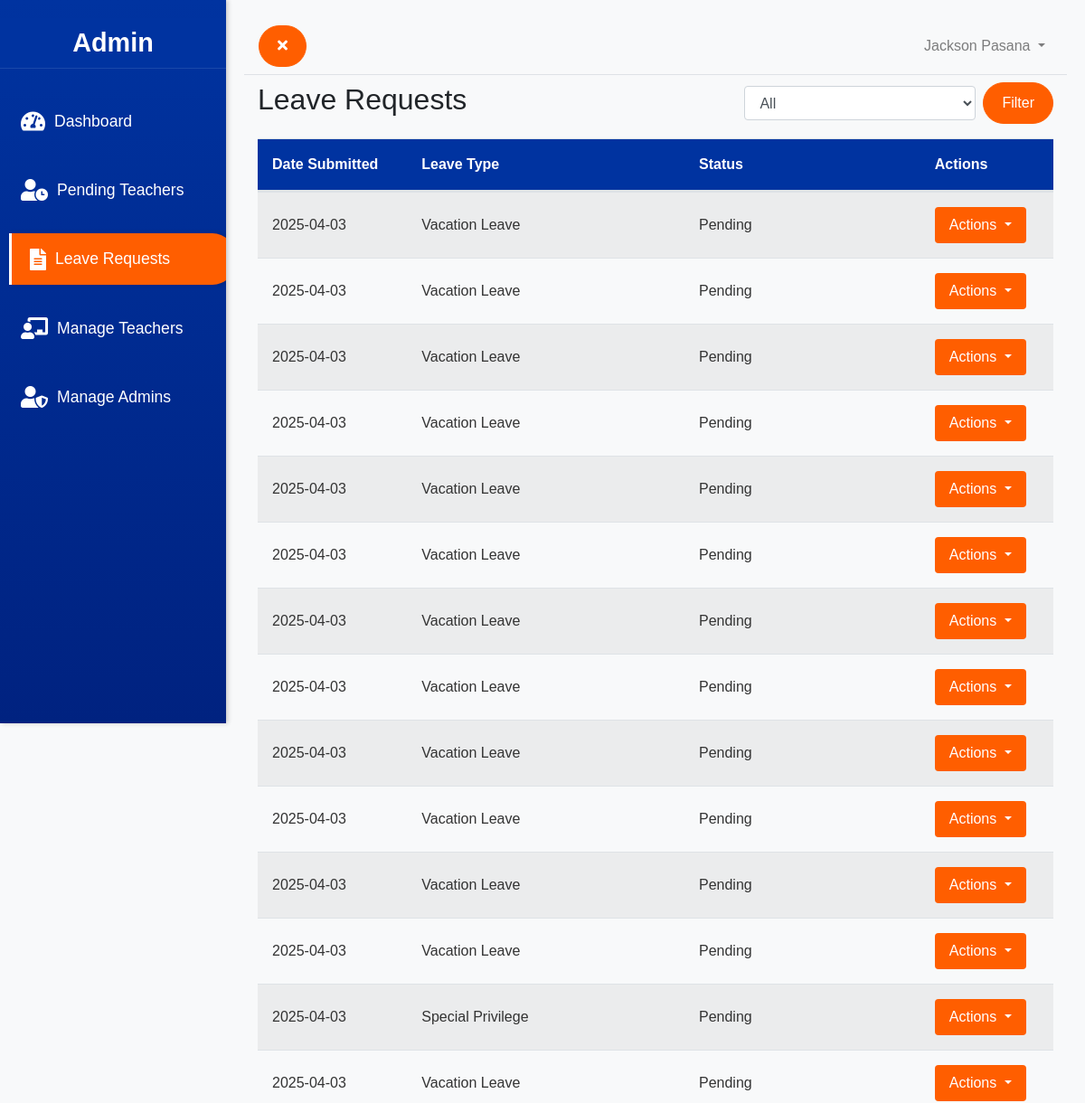
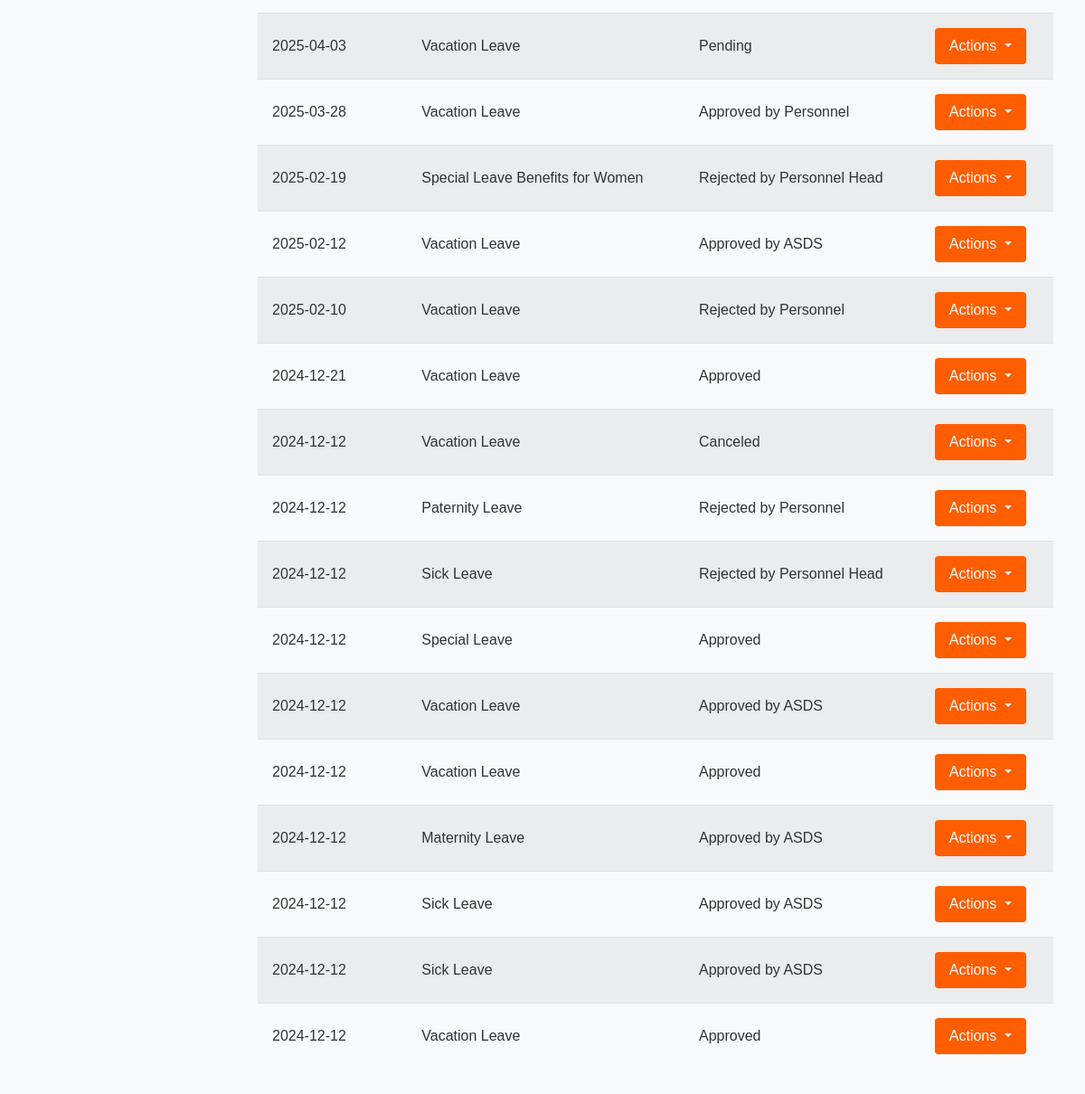
/admin/leave_requests.php (signed in), run on the app's committed database (2 pictures, top to bottom).
### tables this page shows
CREATE TABLE `users` (
  `id` int(11) NOT NULL,
  `password` varchar(255) NOT NULL,
  `role` enum('Teacher','Personnel','Personnel Head','ASDS','Admin') NOT NULL,
  `firstname` varchar(100) NOT NULL,
  `middlename` varchar(100) NOT NULL,
  `lastname` varchar(100) NOT NULL,
  `district_section` varchar(50) NOT NULL,
  `user_id` varchar(255) DEFAULT NULL,
  `emailaddress` varchar(100) NOT NULL,
  `contactnumber` varchar(15) NOT NULL,
  `otp` varchar(6) DEFAULT NULL,
  `otp_expiry` datetime DEFAULT NULL
);

CREATE TABLE `leave_requests` (
  `id` int(11) NOT NULL,
  `user_id` varchar(255) DEFAULT NULL,
  `leave_type` varchar(255) NOT NULL,
  `start_date` date NOT NULL,
  `end_date` date NOT NULL,
  `leave_details` varchar(255) NOT NULL,
  `commutation` varchar(50) NOT NULL,
  `status` varchar(50) NOT NULL,
  `specify_abroad` varchar(255) DEFAULT NULL,
  `specify_illness_hospital` varchar(255) DEFAULT NULL,
  `specify_illness_outpatient` varchar(255) DEFAULT NULL,
  `specify_special_leave_women` varchar(255) DEFAULT NULL,
  `date_submitted` datetime DEFAULT current_timestamp(),
  `rejection_remarks` text DEFAULT NULL,
  `approved_personnel` varchar(3) DEFAULT 'No',
  `approved_head` varchar(3) DEFAULT 'No',
  `approved_asds` varchar(3) DEFAULT 'No'
);

### admin/leave_requests.php (the view, shortened to what this page needs)
<?php
include '../includes/db_connection.php';
$current_page = basename($_SERVER['PHP_SELF']);
$user_id = $_SESSION['user_id'];
$user_query = "SELECT firstname, lastname FROM users WHERE user_id='$user_id'";
$user_result = mysqli_query($conn, $user_query);
$user = mysqli_fetch_assoc($user_result);
$status_filter = isset($_GET['status_filter']) ? $_GET['status_filter'] : '';
$query = "SELECT *, DATE_FORMAT(date_submitted, '%Y-%m-%d') as formatted_date_submitted FROM leave_requests";
$query .= " ORDER BY id DESC";
$result = mysqli_query($conn, $query);
?>
<!DOCTYPE html>
<html>
<head>
    <link rel="stylesheet" href="https://maxcdn.bootstrapcdn.com/bootstrap/4.5.2/css/bootstrap.min.css">
    <link rel="stylesheet" href="https://cdnjs.cloudflare.com/ajax/libs/font-awesome/5.15.4/css/all.min.css">
    <link rel="stylesheet" type="text/css" href="../assets/p_sidebar.css">
</head>
<body>
    <div class="d-flex" id="wrapper">
        <?php include '../includes/admin_sidebar.php'; ?>
        <div class="content" id="page-content-wrapper">
            <?php include '../includes/admin_navbar.php'; ?>
            <div class="container-fluid mt-2">
                <div class="row mb-3">
                    <div class="col-md-6">
                        <h2 class="Form-Head">Leave Requests</h2>
                    </div>
                    <div class="col-md-6 d-flex justify-content-end">
                        <form method="GET" action="" class="form-inline">
                            <div class="form-group">
                                <select class="form-control" id="status_filter" name="status_filter">
                                    <option value="" <?= $status_filter == '' ? 'selected' : '' ?>>All</option>
                                </select>
                            </div>
                            <button type="submit" class="btn btn-primary ml-2">Filter</button>
                        </form>
                    </div>
                </div>
                <div class="table-responsive">
                    <table class="table table-striped table-hover">
                        <thead>
                            <tr>
                                <th>Date Submitted</th>
                                <th>Leave Type</th>
                                <th>Status</th>
                                <th>Actions</th>
                            </tr>
                        </thead>
                        <tbody>
                            <?php while ($row = mysqli_fetch_assoc($result)): ?>
                                <tr>
                                    <td><?= htmlspecialchars($row['formatted_date_submitted']) ?></td>
                                    <td><?= htmlspecialchars($row['leave_type']) ?></td>
                                    <td><?= htmlspecialchars($row['status']) ?></td>
                                    <td>
                                        <div class="dropdown">
                                            <button class="btn btn-secondary dropdown-toggle" type="button" id="dropdownMenuButton" data-toggle="dropdown" aria-haspopup="true" aria-expanded="false">
                                                Actions
                                            </button>
                                        </div>
                                    </td>
                                </tr>
                            <?php endwhile; ?>
                        </tbody>
                    </table>
                </div>
            </div>
        </div>
    </div>
</body>
</html>

### includes/admin_sidebar.php
<div class="sidebar" id="sidebar-wrapper">
    <h2 class="sidebar-heading">Admin</h2>
    <ul class="nav flex-column">
        <li class="nav-item">
            <a class="nav-link <?php if($current_page == 'admin_dashboard.php') echo 'active'; ?>" href="admin_dashboard.php">
                <i class="fas fa-tachometer-alt"></i> Dashboard
            </a>
        </li>
        <li class="nav-item">
            <a class="nav-link <?php if($current_page == 'pending_teachers.php') echo 'active'; ?>" href="pending_teachers.php">
                <i class="fas fa-user-clock"></i> Pending Teachers
            </a>
        </li>
        <li class="nav-item">
            <a class="nav-link <?php if($current_page == 'leave_requests.php') echo 'active'; ?>" href="leave_requests.php">
                <i class="fas fa-file-alt"></i> Leave Requests
            </a>
        </li>
        <li class="nav-item">
            <a class="nav-link <?php if($current_page == 'manage_teachers.php') echo 'active'; ?>" href="manage_teachers.php">
                <i class="fas fa-chalkboard-teacher"></i> Manage Teachers
            </a>
        </li>
        <li class="nav-item">
            <a class="nav-link <?php if($current_page == 'manage_admins.php') echo 'active'; ?>" href="manage_admins.php">
                <i class="fas fa-user-shield"></i> Manage Admins
            </a>
        </li>
    </ul>
</div>

### includes/admin_navbar.php (shortened to what this page needs)
<nav class="navbar navbar-expand-lg navbar-light bg-light border-bottom">
    <button class="btn btn-primary" id="menu-toggle">
        <i class="fas fa-times" id="toggle-icon"></i>
    </button>
    <ul class="navbar-nav ml-auto mt-2 mt-lg-0">
        <li class="nav-item dropdown">
            <a class="nav-link dropdown-toggle" href="#" id="navbarDropdown" role="button" data-toggle="dropdown" aria-haspopup="true" aria-expanded="false">
                <?= htmlspecialchars($user['firstname']) . ' ' . htmlspecialchars($user['lastname']) ?>
            </a>
        </li>
    </ul>
</nav>

### assets/p_sidebar.css (style rules this page uses)
body { display: flex; min-height: 100vh; background-color: #f8f9fa; font-family: 'Arial', sans-serif; margin: 0; }
#wrapper { display: flex; transition: all 0.5s ease; width: 100%; }
#sidebar-wrapper { min-height: 100vh; width: 250px; background: linear-gradient(to bottom, #0033A0, #002280); color: white; flex-shrink: 0; padding-top: 20px; position: fixed; top: 0; left: 0; overflow-y: auto; overflow-x: hidden; transition: margin 0.3s ease, background-color 0.3s ease; box-shadow: 2px 0 5px rgba(0, 0, 0, 0.2); }
#sidebar-wrapper .sidebar-heading { text-align: center; font-size: 1.8rem; font-weight: bold; margin-bottom: 20px; display: flex; align-items: center; justify-content: center; padding: 10px 0; background-color: #0033A0; color: white; border-bottom: 1px solid rgba(255, 255, 255, 0.1); }
#sidebar-wrapper .nav { display: flex; flex-direction: column; padding-left: 0; list-style: none; }
#sidebar-wrapper .nav-item { margin: 10px 0; }
#sidebar-wrapper .nav-link { width: 100%; color: white; font-size: 1.1rem; padding: 15px 20px; display: flex; align-items: center; text-decoration: none; transition: background-color 0.3s, color 0.3s, transform 0.3s, border-left 0.3s; border-left: 3px solid transparent; border-radius: 0 25px 25px 0; white-space: nowrap; overflow: hidden; text-overflow: ellipsis; }
#sidebar-wrapper .nav-link i { margin-right: 10px; font-size: 1.5rem; }
#sidebar-wrapper .nav-link.active { background-color: #FF5E00; color: white; border-left: 3px solid #ffffff; border-radius: 0 25px 25px 0; box-shadow: 2px 0 5px rgba(0, 0, 0, 0.2); transform: translateX(10px); }
#page-content-wrapper { flex: 1; padding: 20px; margin-left: 250px; transition: margin-left 0.3s; }
.btn-primary { background-color: #FF5E00; border-color: #FF5E00; padding: 10px 20px; font-size: 1rem; border-radius: 25px; transition: background-color 0.3s, border-color 0.3s; }
.btn-secondary { background-color: #FF5E00; border-color: #FF5E00; color: white; transition: background-color 0.3s, border-color 0.3s; }
.table-striped { width: 100%; margin-bottom: 1rem; color: #333; border-collapse: separate; border-spacing: 0; }
.table-striped thead { background-color: #0033A0; color: white; }
.table-striped th, .table-striped td { padding: 1rem; text-align: left; border-top: 1px solid #dee2e6; vertical-align: middle; }
.table-striped .btn { background-color: #FF5E00; border: none; color: white; padding: 0.5rem 1rem; font-size: 1rem; border-radius: 0.25rem; transition: background-color 0.3s, transform 0.3s; }

### data on the page
users: firstname "Jackson", lastname "Pasana"
leave_requests: formatted_date_submitted "2025-04-03", leave_type "Vacation Leave", status "Pending"
leave_requests: formatted_date_submitted "2025-04-03", leave_type "Vacation Leave", status "Pending"
leave_requests: formatted_date_submitted "2025-04-03", leave_type "Vacation Leave", status "Pending"
leave_requests: formatted_date_submitted "2025-04-03", leave_type "Vacation Leave", status "Pending"
leave_requests: formatted_date_submitted "2025-04-03", leave_type "Vacation Leave", status "Pending"
leave_requests: formatted_date_submitted "2025-04-03", leave_type "Vacation Leave", status "Pending"
leave_requests: formatted_date_submitted "2025-04-03", leave_type "Vacation Leave", status "Pending"
leave_requests: formatted_date_submitted "2025-04-03", leave_type "Vacation Leave", status "Pending"
leave_requests: formatted_date_submitted "2025-04-03", leave_type "Vacation Leave", status "Pending"
leave_requests: formatted_date_submitted "2025-04-03", leave_type "Vacation Leave", status "Pending"
leave_requests: formatted_date_submitted "2025-04-03", leave_type "Vacation Leave", status "Pending"
leave_requests: formatted_date_submitted "2025-04-03", leave_type "Vacation Leave", status "Pending"
leave_requests: formatted_date_submitted "2025-04-03", leave_type "Special Privilege", status "Pending"
leave_requests: formatted_date_submitted "2025-04-03", leave_type "Vacation Leave", status "Pending"
leave_requests: formatted_date_submitted "2025-04-03", leave_type "Vacation Leave", status "Pending"
leave_requests: formatted_date_submitted "2025-03-28", leave_type "Vacation Leave", status "Approved by Personnel"
leave_requests: formatted_date_submitted "2025-02-19", leave_type "Special Leave Benefits for Women", status "Rejected by Personnel Head"
leave_requests: formatted_date_submitted "2025-02-12", leave_type "Vacation Leave", status "Approved by ASDS"
leave_requests: formatted_date_submitted "2025-02-10", leave_type "Vacation Leave", status "Rejected by Personnel"
leave_requests: formatted_date_submitted "2024-12-21", leave_type "Vacation Leave", status "Approved"
leave_requests: formatted_date_submitted "2024-12-12", leave_type "Vacation Leave", status "Canceled"
leave_requests: formatted_date_submitted "2024-12-12", leave_type "Paternity Leave", status "Rejected by Personnel"
leave_requests: formatted_date_submitted "2024-12-12", leave_type "Sick Leave", status "Rejected by Personnel Head"
leave_requests: formatted_date_submitted "2024-12-12", leave_type "Special Leave", status "Approved"
leave_requests: formatted_date_submitted "2024-12-12", leave_type "Vacation Leave", status "Approved by ASDS"
leave_requests: formatted_date_submitted "2024-12-12", leave_type "Vacation Leave", status "Approved"
leave_requests: formatted_date_submitted "2024-12-12", leave_type "Maternity Leave", status "Approved by ASDS"
leave_requests: formatted_date_submitted "2024-12-12", leave_type "Sick Leave", status "Approved by ASDS"
leave_requests: formatted_date_submitted "2024-12-12", leave_type "Sick Leave", status "Approved by ASDS"
leave_requests: formatted_date_submitted "2024-12-12", leave_type "Vacation Leave", status "Approved"
